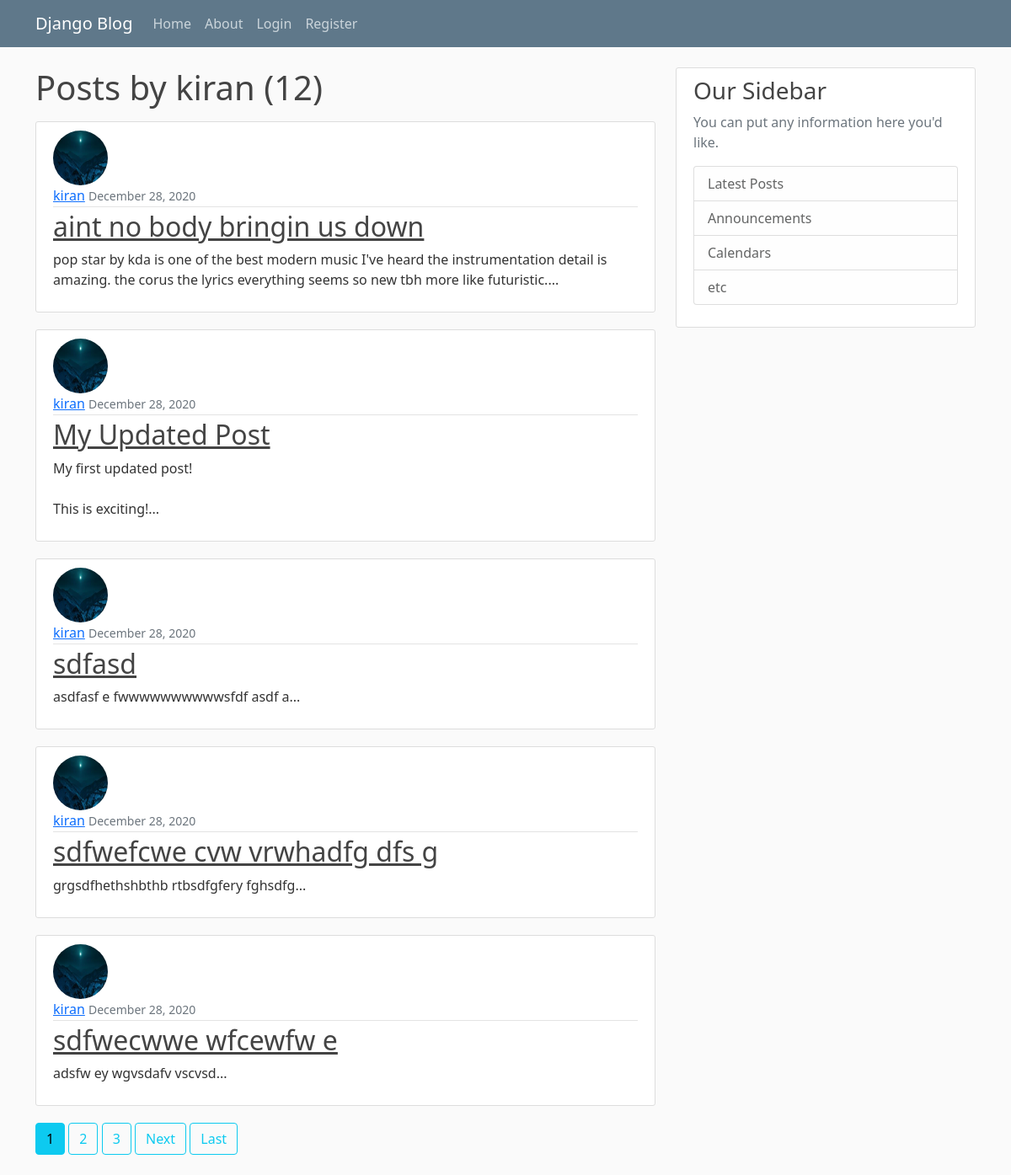
Page /user/kiran on the committed database.
### blog/models.py (models this page shows, shortened)
class Post(models.Model):
    title = models.CharField(max_length=100)
    content = models.TextField()  # unlimited text filed ofc
    date_posted = models.DateTimeField(default=timezone.now)
    author = models.ForeignKey(User, on_delete=models.CASCADE)

### users/models.py (models this page shows, shortened)
class Profile(models.Model):
    user = models.OneToOneField(User, on_delete=models.CASCADE)
    image = models.ImageField(default='default.jpg', upload_to='profile_pics')

### blog/views.py (the view)
# urls.py: path('user/<str:username>', UserPostListView.as_view(), name='user-posts')
class UserPostListView(ListView):  # only setting the parameters to the class
    model = Post
    template_name = 'blog/user_posts.html'
    context_object_name = 'posts'
    paginate_by = 5
    def get_queryset(self):
        user = get_object_or_404(User, username=self.kwargs.get('username'))
        return Post.objects.filter(author=user).order_by('-date_posted')

### blog/templates/blog/user_posts.html (shortened to what this page needs)
{% extends "blog/base.html" %}
{% block content %}
<h1 class="mb-3">Posts by {{ view.kwargs.username }}  ({{ page_obj.paginator.count}})  </h1>
{% for post in posts %}
<article class="media content-section">
    <img class="rounded-circle article-img" src="{{ post.author.profile.image.url }}" />
    <div class="media-body">
        <div class="article-metadata">
            <a class="mr-2" href="{% url 'user-posts' post.author.username %}">{{ post.author }}</a>
            <small class="text-muted">{{ post.date_posted|date:"F d, Y" }}</small>
        </div>
        <h2>
            <a class="article-title" href="{% url 'post-detail' post.id %}">{{ post.title }}</a>
        </h2>
        <p class="article-content">{{ post.content|slice:":200" }}...</p>
    </div>
</article>
{% endfor %}
{% if is_paginated %}
{% for num in page_obj.paginator.page_range %}
{% if page_obj.number == num %}
<a class="btn btn-info mb-4" href="?page={{ num }}">{{ num }}</a>
{% elif num > page_obj.number|add:'-3' and num < page_obj.number|add:'3' %} <a class="btn btn-outline-info mb-4"
    href="?page={{ num }}">{{ num }}</a>
    {% endif %}
    {% endfor %}
    {% if page_obj.has_next %}
    <a class="btn btn-outline-info mb-4" href="?page={{ page_obj.next_page_number }}">Next</a>
    <a class="btn btn-outline-info mb-4" href="?page={{ page_obj.paginator.num_pages }}">Last</a>
    {% endif %}
    {% endif %}
    {% endblock content %}

### blog/static/blog/main.css (style rules this page uses)
body { background: #fafafa; color: #333333; margin-top: 5rem; }
h1, h2, h3, h4, h5, h6 { color: #444444; }
.content-section { background: #ffffff; padding: 10px 20px; border: 1px solid #dddddd; border-radius: 3px; margin-bottom: 20px; }
.article-title { color: #444444; }
.article-content { white-space: pre-line; }
.article-img { height: 65px; width: 65px; margin-right: 16px; }
.article-metadata { padding-bottom: 1px; margin-bottom: 4px; border-bottom: 1px solid #e3e3e3 }

### rows in the picture
Post: author.profile.image (picture), author "kiran", date_posted "December 28, 2020", title "aint no body bringin us down", content "pop star by kda is one of the best modern music I've heard the instrumentation detail is amazing. the corus the lyrics everything seems so new tbh more like futuristic."
Post: author.profile.image (picture), author "kiran", date_posted "December 28, 2020", title "My Updated Post", content "My first updated post! This is exciting!"
Post: author.profile.image (picture), author "kiran", date_posted "December 28, 2020", title "sdfasd", content "asdfasf e fwwwwwwwwwwsfdf asdf a"
Post: author.profile.image (picture), author "kiran", date_posted "December 28, 2020", title "sdfwefcwe cvw vrwhadfg dfs g", content "grgsdfhethshbthb rtbsdfgfery fghsdfg"
Post: author.profile.image (picture), author "kiran", date_posted "December 28, 2020", title "sdfwecwwe wfcewfw e", content "adsfw ey wgvsdafv vscvsd"

### other values in the picture
{{ view.kwargs.username }} "kiran"
{{ page_obj.paginator.count }} "12"
{{ num }} "1"
{{ num }} "2" "3"
